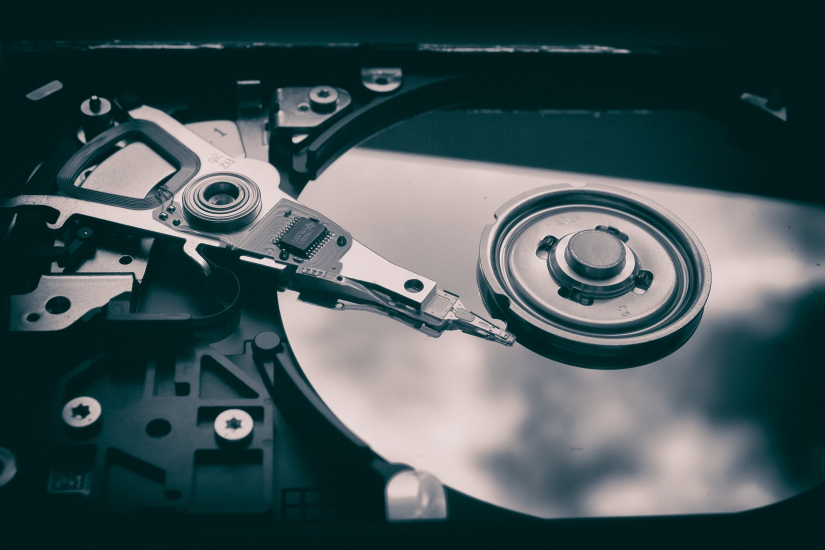
#> input picture 12_images/hard_drive_heapdump_unsplash.jpeg, 1650 x 1100 px (shown at 1/2 size)
$ python 3_draw_on_image.py
#> lines starting #> are read from the running program, lines starting #| are printed output that depends on the picture; pictures that were not available may be replaced by others from this repository, and a replacement may not be noted
from PIL import Image, ImageDraw, ImageFont

hard_drive_image = Image.open('hard_drive_heapdump_unsplash.jpeg')
#> hard_drive_image is the input picture: PIL image 1650x1100 RGB; mean R, G, B 65, 82.4, 84.8

img_draw = ImageDraw.Draw(hard_drive_image)

# The img_draw object modifies the original image

# The list of points are the coordinates of the top left corner X and Y,
# and the bottom right corner X and Y.
img_draw.rectangle([900, 620, 1100, 720], outline='red')

# Ensure you have the font file DejaVuSans.ttf in your project
# Can use other fonts if desired - can find font files online
font = ImageFont.truetype('DejaVuSans.ttf', 50)
img_draw.text([780, 780], 'read/write head', fill='purple', font=font)

hard_drive_image.show()
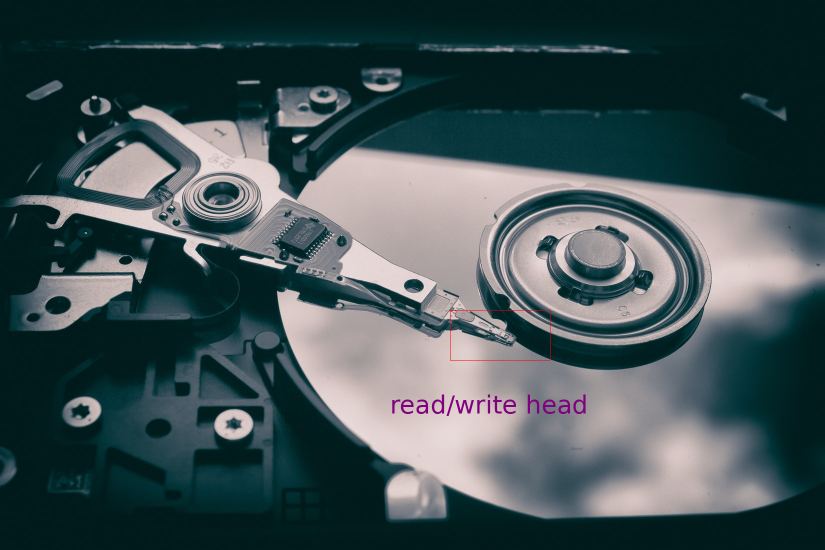
#> shown: PIL image 1650x1100 RGB (shown at 1/2 size); mean R, G, B 64.9, 82, 84.6


# Draw on another image

new_york_image = Image.open('new_york_robertbye_unsplash.jpeg')
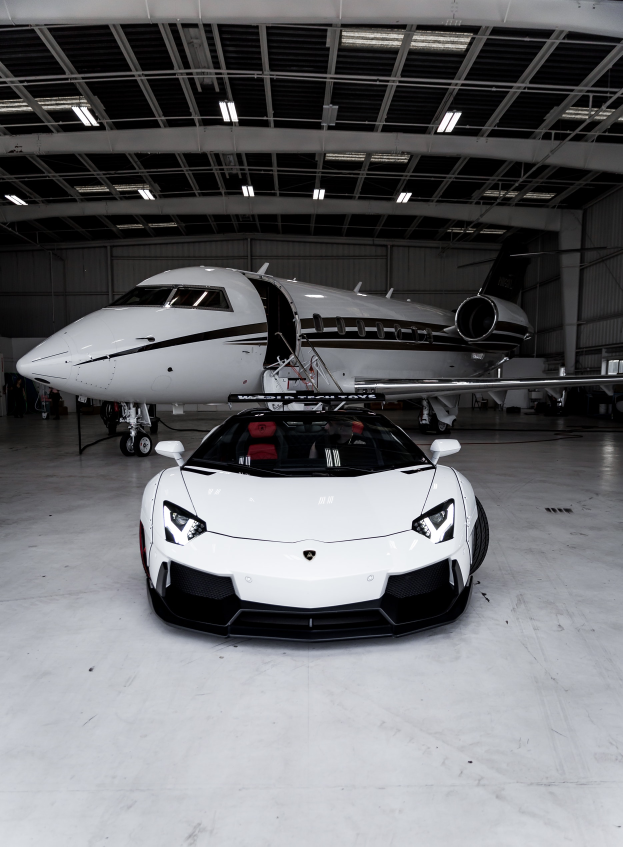
#> input picture 12_images/car_airplane_superlativeco_unsplash.jpeg, 1868 x 2539 px, given in place of new_york_robertbye_unsplash.jpeg, which was not available (shown at 1/3 size)
#> new_york_image is the input picture: PIL image 1868x2539 RGB; mean R, G, B 105.8, 106.2, 109
new_york_image.thumbnail((800, 800))   # Resize - can combine Pillow options
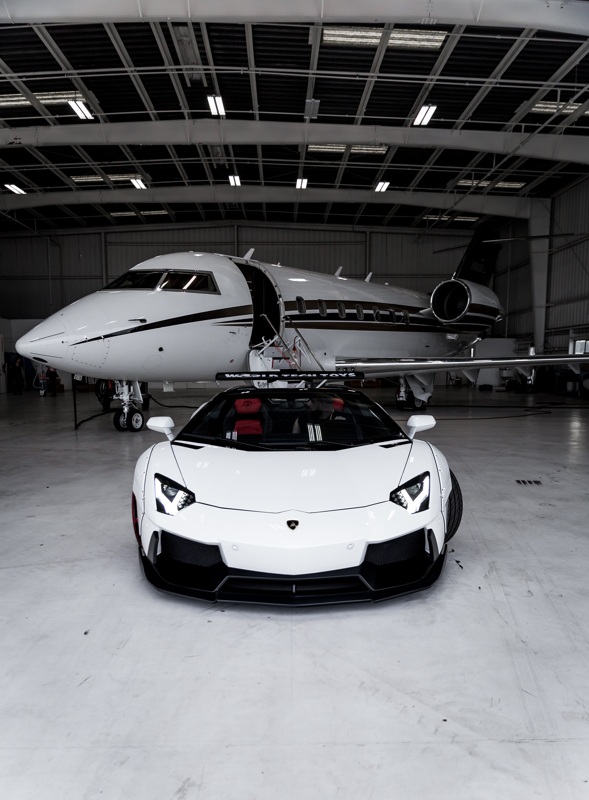
#> new_york_image: PIL image 589x800 RGB; mean R, G, B 105.8, 106.3, 109

img_draw = ImageDraw.Draw(new_york_image)

img_draw.rectangle([275, 75, 370, 300], outline='cyan')
img_draw.text([20, 10], 'Chrysler Building', fill='orange', font=font)

new_york_image.show()
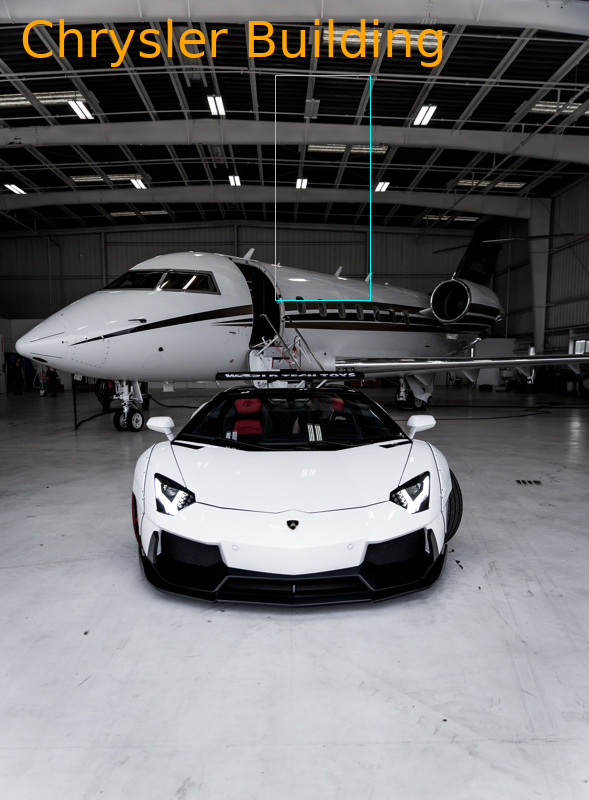
#> shown: PIL image 589x800 RGB; mean R, G, B 107.7, 107.7, 108.9
